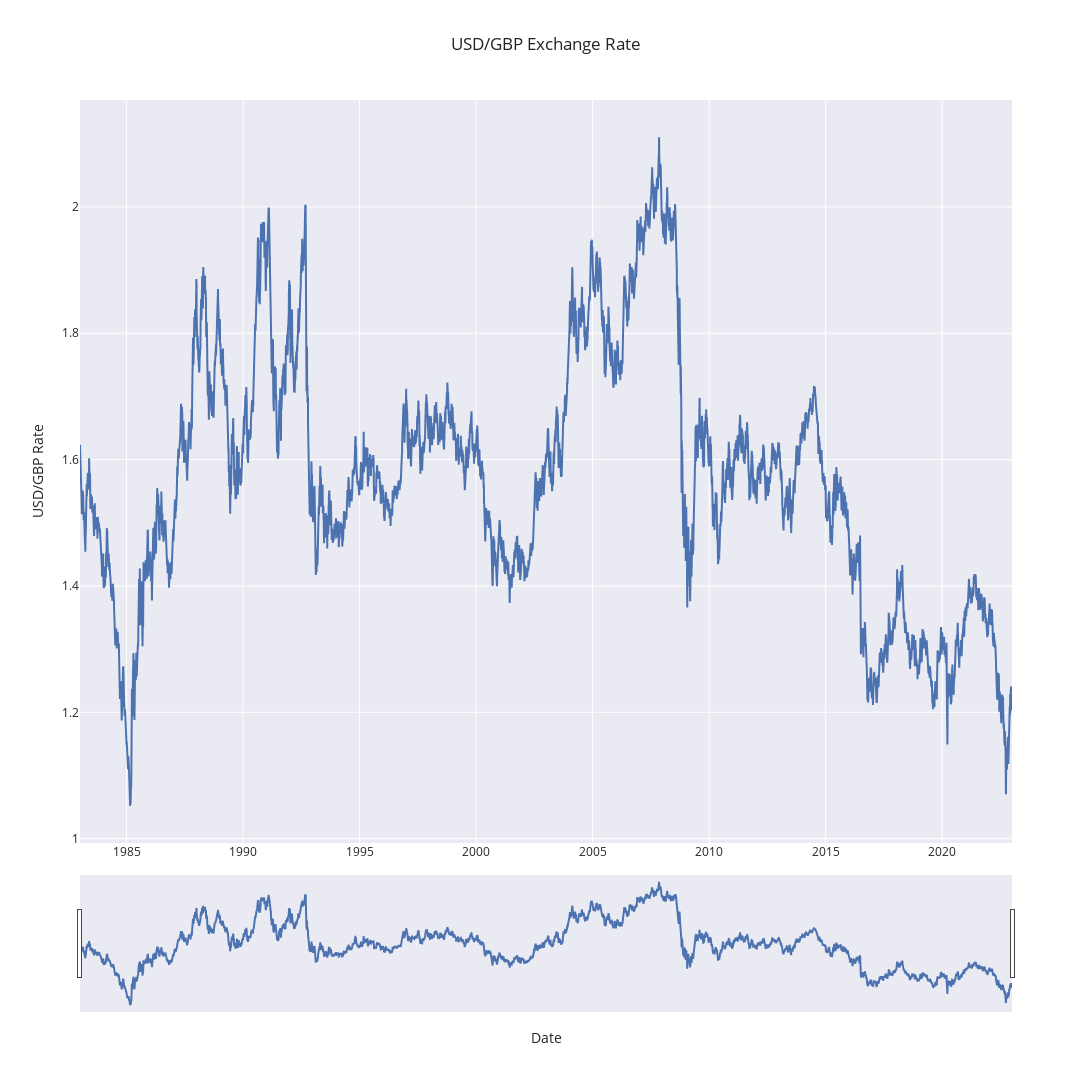

Notebook code cell kept with this figure:
### Code cell
import plotly.graph_objects as go

trace = go.Scatter(x=df.index, y=df['DEXUSUK'], mode='lines')
data = [trace]
layout = {
    'title': 'USD/GBP Exchange Rate',
    'xaxis_title': 'Date',
    'yaxis_title': 'USD/GBP Rate',
    'width': 2400,
    'height': 1200,
    'hovermode': 'x unified',
    'template': 'seaborn',
    'xaxis': {
        'rangeslider': {
            'visible': True,
        },
    }
}

fig = go.Figure(data=data, layout=layout)
fig.show()

### Figure 1 — Plotly figure (JSON) as saved in the notebook; plotly's stock layout.template omitted (floating-point values rounded to 4 significant figures; data arrays with more than 128 entries replaced by an {"elided": "..."} marker saying what was removed)
{"data": [{"mode": "lines", "type": "scatter", "x": {"elided": "10435 str values"}, "y": {"elided": "10435 float values"}}], "layout": {"height": 1200, "hovermode": "x unified", "title": {"text": "USD/GBP Exchange Rate"}, "width": 2400, "xaxis": {"rangeslider": {"visible": true}, "title": {"text": "Date"}}, "yaxis": {"title": {"text": "USD/GBP Rate"}}}}
